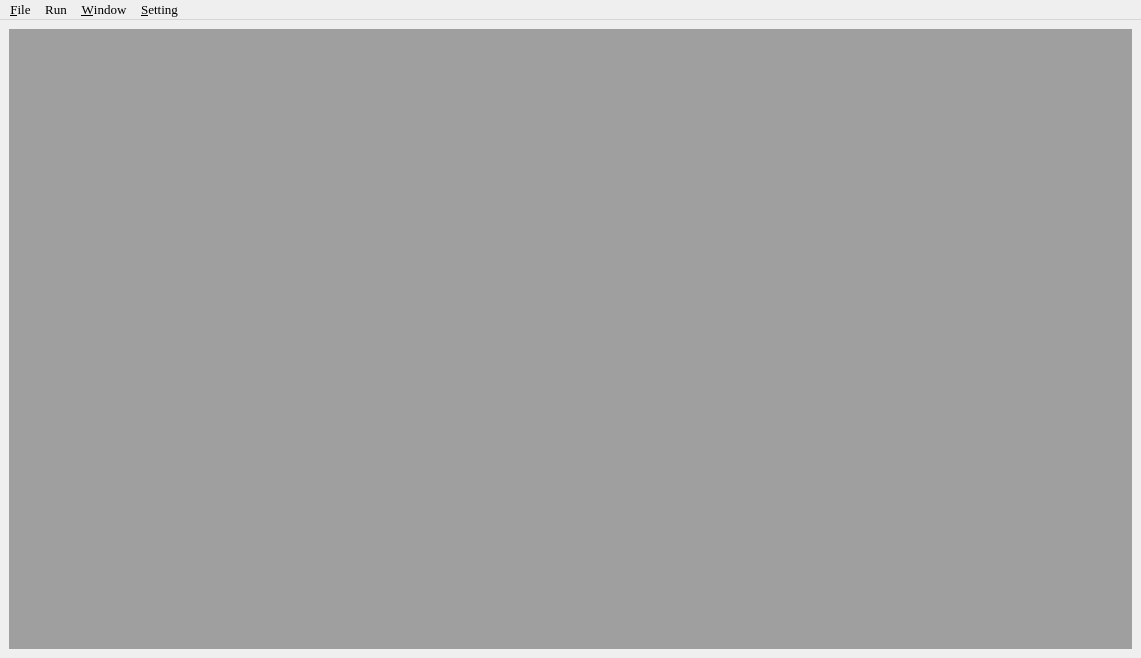
<?xml version="1.0" encoding="UTF-8"?>
<ui version="4.0">
 <class>AbaqusExecutor</class>
 <widget class="QMainWindow" name="AbaqusExecutor">
  <property name="geometry">
   <rect>
    <x>0</x>
    <y>0</y>
    <width>1141</width>
    <height>658</height>
   </rect>
  </property>
  <property name="font">
   <font>
    <family>Times New Roman</family>
    <pointsize>10</pointsize>
   </font>
  </property>
  <property name="windowTitle">
   <string>Abaqus Exector - Execute Your Abaqus Model Fluently</string>
  </property>
  <property name="windowIcon">
   <iconset resource="icons.qrc">
    <normaloff>:/icons/icons/Qt.ico</normaloff>:/icons/icons/Qt.ico</iconset>
  </property>
  <widget class="QWidget" name="centralwidget">
   <layout class="QVBoxLayout" name="verticalLayout_2" stretch="1">
    <item>
     <widget class="QMdiArea" name="mdiArea">
      <property name="viewMode">
       <enum>QMdiArea::SubWindowView</enum>
      </property>
     </widget>
    </item>
   </layout>
  </widget>
  <widget class="QMenuBar" name="menubar">
   <property name="geometry">
    <rect>
     <x>0</x>
     <y>0</y>
     <width>1141</width>
     <height>21</height>
    </rect>
   </property>
   <widget class="QMenu" name="menuFile">
    <property name="title">
     <string>&amp;File</string>
    </property>
    <addaction name="actionNew"/>
    <addaction name="actionOpen"/>
    <addaction name="actionSave"/>
    <addaction name="actionSaveAs"/>
    <addaction name="separator"/>
    <addaction name="actionExit"/>
   </widget>
   <widget class="QMenu" name="menuSetting">
    <property name="title">
     <string>&amp;Setting</string>
    </property>
    <addaction name="actionEnvironment"/>
   </widget>
   <widget class="QMenu" name="menuRun">
    <property name="title">
     <string>Run</string>
    </property>
    <addaction name="actionModel"/>
    <addaction name="actionSubmit"/>
    <addaction name="actionOutput"/>
    <addaction name="actionDraw"/>
   </widget>
   <widget class="QMenu" name="menuWindows">
    <property name="title">
     <string>&amp;Window</string>
    </property>
    <addaction name="actionCascade"/>
    <addaction name="actionTile"/>
   </widget>
   <addaction name="menuFile"/>
   <addaction name="menuRun"/>
   <addaction name="menuWindows"/>
   <addaction name="menuSetting"/>
  </widget>
  <action name="actionOpen">
   <property name="icon">
    <iconset resource="icons.qrc">
     <normaloff>:/icons/icons/open.png</normaloff>:/icons/icons/open.png</iconset>
   </property>
   <property name="text">
    <string>Open</string>
   </property>
   <property name="shortcut">
    <string>Ctrl+O</string>
   </property>
  </action>
  <action name="actionNew">
   <property name="icon">
    <iconset resource="icons.qrc">
     <normaloff>:/icons/icons/new.png</normaloff>:/icons/icons/new.png</iconset>
   </property>
   <property name="text">
    <string>New</string>
   </property>
   <property name="shortcut">
    <string>Ctrl+N</string>
   </property>
  </action>
  <action name="actionSave">
   <property name="icon">
    <iconset resource="icons.qrc">
     <normaloff>:/icons/icons/save.png</normaloff>:/icons/icons/save.png</iconset>
   </property>
   <property name="text">
    <string>Save</string>
   </property>
   <property name="shortcut">
    <string>Ctrl+S</string>
   </property>
  </action>
  <action name="actionSaveAs">
   <property name="icon">
    <iconset resource="icons.qrc">
     <normaloff>:/icons/icons/saveas.png</normaloff>:/icons/icons/saveas.png</iconset>
   </property>
   <property name="text">
    <string>Save As</string>
   </property>
   <property name="shortcut">
    <string>Ctrl+Shift+S</string>
   </property>
  </action>
  <action name="actionExit">
   <property name="icon">
    <iconset resource="icons.qrc">
     <normaloff>:/icons/icons/exit.png</normaloff>:/icons/icons/exit.png</iconset>
   </property>
   <property name="text">
    <string>Exit</string>
   </property>
  </action>
  <action name="actionAbaqus">
   <property name="text">
    <string>Abaqus</string>
   </property>
  </action>
  <action name="actionAbaqusCAE">
   <property name="text">
    <string>Abaqus CAE</string>
   </property>
  </action>
  <action name="actionEnvironment">
   <property name="icon">
    <iconset resource="icons.qrc">
     <normaloff>:/icons/icons/project-files.png</normaloff>:/icons/icons/project-files.png</iconset>
   </property>
   <property name="text">
    <string>Environment</string>
   </property>
  </action>
  <action name="actionSubmit">
   <property name="text">
    <string>Submit Job</string>
   </property>
  </action>
  <action name="actionCascade">
   <property name="icon">
    <iconset resource="icons.qrc">
     <normaloff>:/icons/icons/cascade.png</normaloff>:/icons/icons/cascade.png</iconset>
   </property>
   <property name="text">
    <string>Window Cascade</string>
   </property>
  </action>
  <action name="actionTile">
   <property name="icon">
    <iconset resource="icons.qrc">
     <normaloff>:/icons/icons/tile.png</normaloff>:/icons/icons/tile.png</iconset>
   </property>
   <property name="text">
    <string>Window Tile</string>
   </property>
  </action>
  <action name="actionModel">
   <property name="text">
    <string>Create Model</string>
   </property>
  </action>
  <action name="actionOutput">
   <property name="text">
    <string>Extract OutputData</string>
   </property>
  </action>
  <action name="actionDraw">
   <property name="text">
    <string>Draw Figures</string>
   </property>
  </action>
 </widget>
 <resources>
  <include location="icons.qrc"/>
 </resources>
 <connections>
  <connection>
   <sender>actionCascade</sender>
   <signal>triggered()</signal>
   <receiver>mdiArea</receiver>
   <slot>cascadeSubWindows()</slot>
   <hints>
    <hint type="sourcelabel">
     <x>-1</x>
     <y>-1</y>
    </hint>
    <hint type="destinationlabel">
     <x>570</x>
     <y>347</y>
    </hint>
   </hints>
  </connection>
  <connection>
   <sender>actionTile</sender>
   <signal>triggered()</signal>
   <receiver>mdiArea</receiver>
   <slot>tileSubWindows()</slot>
   <hints>
    <hint type="sourcelabel">
     <x>-1</x>
     <y>-1</y>
    </hint>
    <hint type="destinationlabel">
     <x>570</x>
     <y>347</y>
    </hint>
   </hints>
  </connection>
  <connection>
   <sender>actionExit</sender>
   <signal>triggered()</signal>
   <receiver>AbaqusExecutor</receiver>
   <slot>close()</slot>
   <hints>
    <hint type="sourcelabel">
     <x>-1</x>
     <y>-1</y>
    </hint>
    <hint type="destinationlabel">
     <x>570</x>
     <y>328</y>
    </hint>
   </hints>
  </connection>
 </connections>
</ui>
